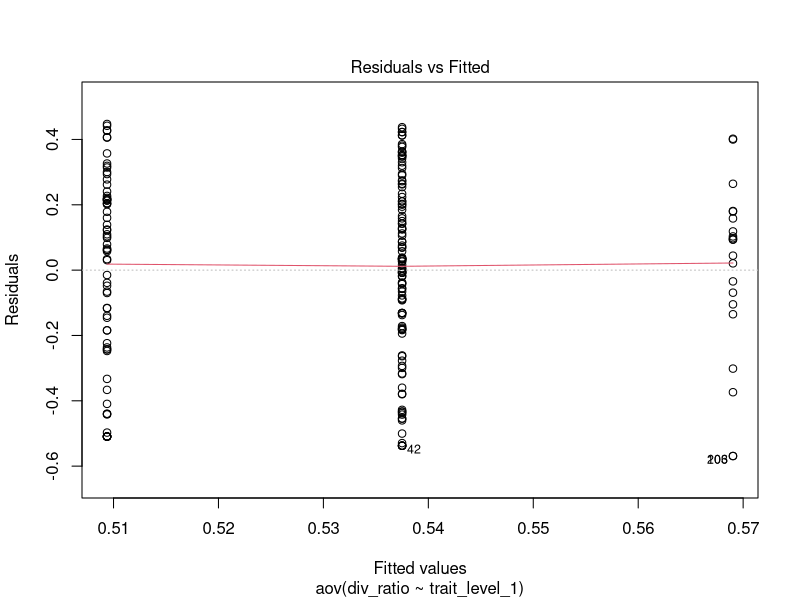
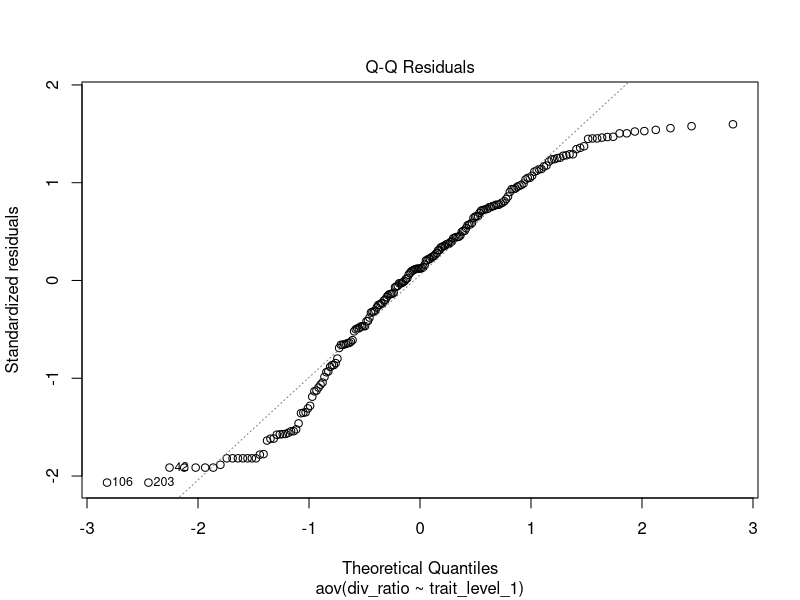
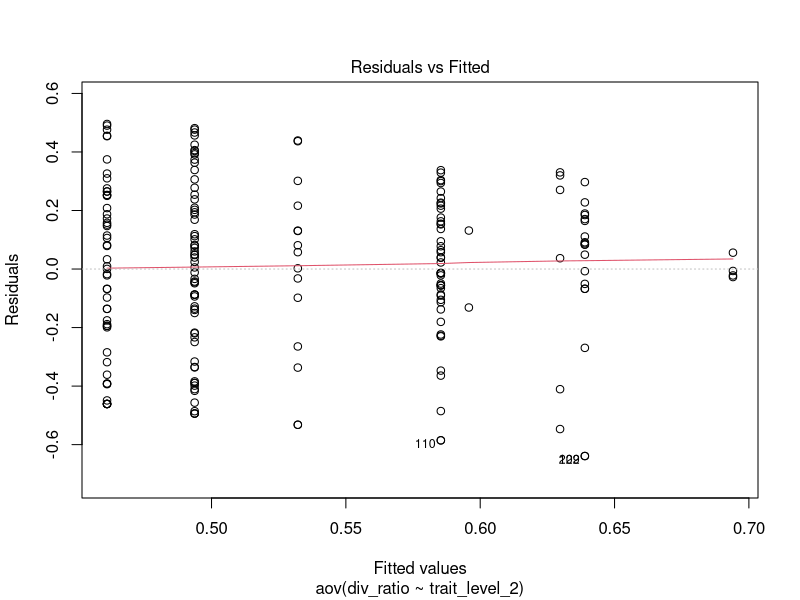
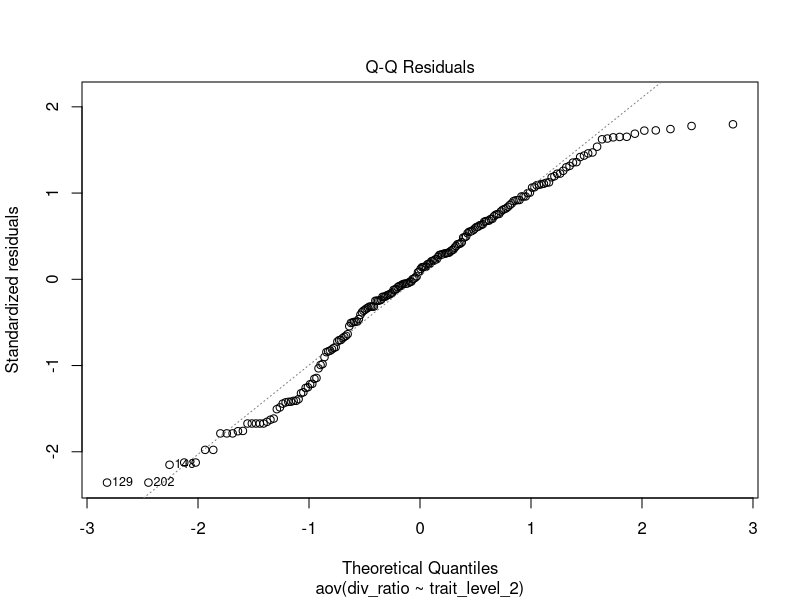
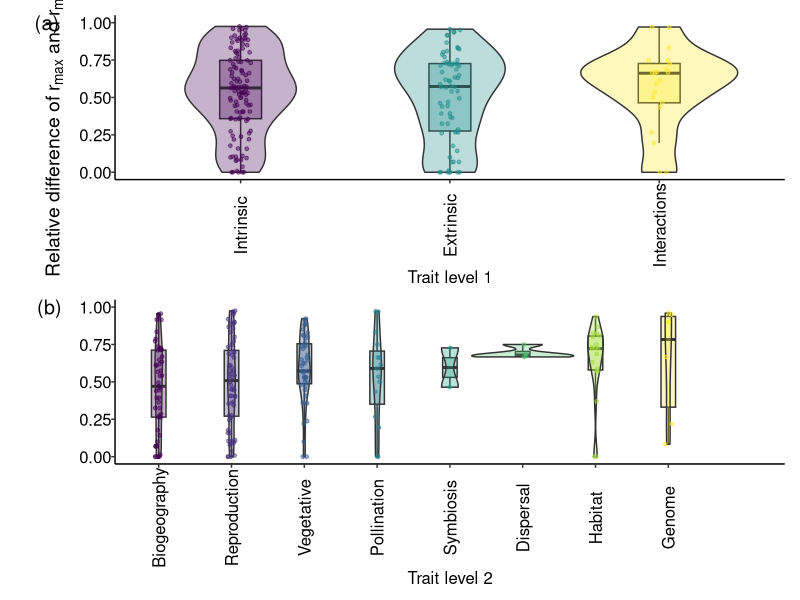
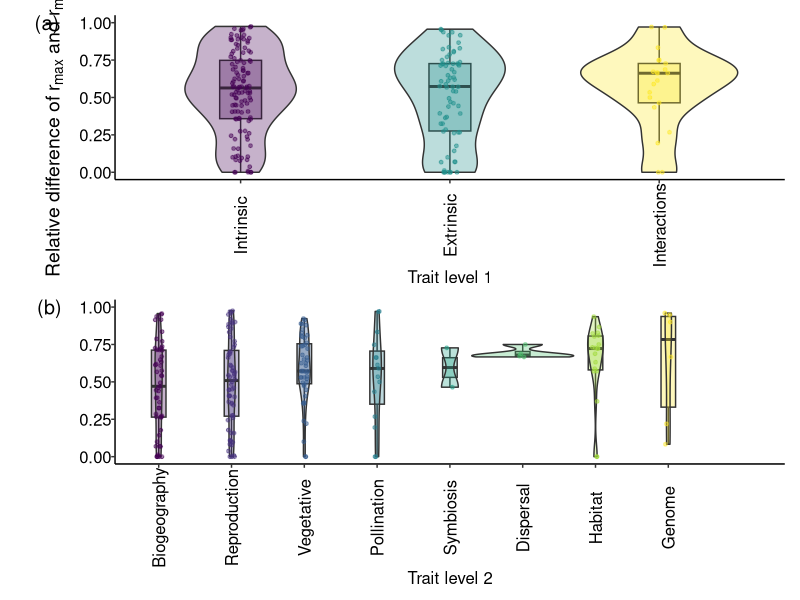

These charts were generated, in order, by the following R code:
###
# Violin plot of div rates differences for trait categories
###

# Library
library(viridis)
library(tidyverse)
library(ggplot2)
library(ggridges)
library(patchwork)
library(dplyr)
library(RColorBrewer)

# theme
my_theme = theme(
  text = element_text(size = 12),
  axis.text = element_text(size = 12),
  axis.title.x = element_blank(),
  axis.text.x=element_text(angle=90),
  #axis.ticks.x=element_blank(),
  axis.line.x = element_line(),
  axis.title.y = element_text(angle=90, size = 14, hjust = -1.5 , margin = margin(
    t = 0,
    r = 10,
    b = 0,
    l = 20
  )),
  axis.text.y = element_text(),
  axis.ticks.y = element_line(),
  axis.line.y = element_line(),
  legend.key = element_blank(),
  legend.title = element_blank(),
  legend.text = element_text(size = 12),
  legend.position = c(0.8, 0.9),
  panel.border = element_blank(),
  panel.grid.minor = element_blank(),
  panel.grid.major = element_blank(),
  panel.background = element_blank()
)

theme_set(my_theme)

#read in full data frame
df <-
  read.csv("data/sse_review_table - main_table.csv")

#choose the columns you want in model (plus study/model_no for formatting)
df <-
  df[, c(
    'study',
    'model_no',
    'sse_model',
    'trait_level_1',
    'trait_level_2',
#    'trait_level_3',
#    'trait_level_4',
    'div_inc',
    'div_rate',
    'age_inferred'
  )]

#only those where age was inferred
#dont need for ratio
#df<-df[df$age_inferred==1,]

#only those rows with div rate values (not NA)
df<-df[!is.na(df$div_rate),]

#remove combination from df
df<-df[df$trait_level_2!="Combination",]

#make new df with MuSSE and MuHiSSE only
df_muss<-df[df$sse_model=="MuSSE" | df$sse_model=="MuHiSSE",]
df_muss

#get max div rate in multistate models
max_muss<-df_muss %>% group_by(study,model_no) %>% slice_max(n = 1,
                                                 order_by = div_rate,
                                                 with_ties = F)

#get min div rate in multistate models
min_muss<-df_muss %>% group_by(study,model_no) %>% slice_min(n = 1,
                                                             order_by = div_rate,
                                                             with_ties = F)

#combine min and max rates so only extremes per multistate model
df_muss_minmax<-rbind(data.frame(max_muss),data.frame(min_muss))

#remove MuSSE and MuHiSSE studies from df
df<-df[df$sse_model!="MuSSE",]
df<-df[df$sse_model!="MuHiSSE",]

#add reduced MuSSE rows with min and max values only
df<-rbind(df,df_muss_minmax)

#empty matrix to store data
rats <- matrix(nrow = 0, ncol = 4)

#loop through studies
for (i in 1:length(unique(df$study))) {
  #make subset dataframe for study
  temp_df <- df[df$study == unique(df$study)[i],]

  #loop through models in study
  for (j in 1:length(unique(temp_df$model_no))) {
    #make subset dataframe for model
    temp_mod_df <-
      temp_df[temp_df$model_no == unique(temp_df$model_no)[j],]

    #IF BOTH +VE
    if (temp_mod_df$div_rate[which.max(temp_mod_df$div_rate)] > 0 &&
        temp_mod_df$div_rate[which.min(temp_mod_df$div_rate)] > 0) {
      cat(temp_mod_df$study[1], "is both +VE")
      writeLines("")

      #abs(x-y)
      rat_val <-
        (temp_mod_df$div_rate[which.max(temp_mod_df$div_rate)] - temp_mod_df$div_rate[which.min(temp_mod_df$div_rate)]) /

        #max(abs(x),abs(y))
        temp_mod_df$div_rate[which.max(temp_mod_df$div_rate)]

      #make data frame
      stu_sta_rat <-
        data.frame(
          temp_mod_df$study[which.max(temp_mod_df$div_rate)],
          temp_mod_df$trait_level_1[which.max(temp_mod_df$div_rate)],
          temp_mod_df$trait_level_2[which.max(temp_mod_df$div_rate)],
          as.numeric(rat_val)
        )

    } else if (temp_mod_df$div_rate[which.max(temp_mod_df$div_rate)] < 0 &&
          temp_mod_df$div_rate[which.min(temp_mod_df$div_rate)] < 0) {

        #IF BOTH -VE
        cat(temp_mod_df$study[1], "is both -VE")
        writeLines("")

        #remove
        rat_val <-  999

        #make data frame
        stu_sta_rat <-
          data.frame(
            temp_mod_df$study[which.max(temp_mod_df$div_rate)],
            temp_mod_df$trait_level_1[which.max(temp_mod_df$div_rate)],
            temp_mod_df$trait_level_2[which.max(temp_mod_df$div_rate)],
            as.numeric(rat_val)
          )

      } else {

        #IF ONE -VE
        #abs(x-y)/max(x,y)
        cat(temp_mod_df$study[1], "is at least one -VE")
        writeLines("")

        #remove
        rat_val <-  999

        #make data frame
        stu_sta_rat <-
          data.frame(
            temp_mod_df$study[which.max(temp_mod_df$div_rate)],
            temp_mod_df$trait_level_1[which.max(temp_mod_df$div_rate)],
            temp_mod_df$trait_level_2[which.max(temp_mod_df$div_rate)],
            as.numeric(rat_val)
          )

      }

    #bind data frame to template
    rats <- rbind(rats, stu_sta_rat)

    }

}

#replace placeholder values with NA
rats$as.numeric.rat_val.[grepl(999,rats$as.numeric.rat_val.)]<-NA

#rename for ease
df2<-rats
colnames(df2)<-c("study","trait_level_1","trait_level_2","div_ratio")
#view(df2)

#change to factor for sorting
df2$trait_level_1<-as.factor(df2$trait_level_1)
df2$trait_level_2<-as.factor(df2$trait_level_2)

#number of models
df_no_na<-na.omit(df2)
length(df_no_na$div_ratio)
length(unique(df_no_na$study))


#####
# Stats trait level 1
#####

# Compute the analysis of variance
res.aov <- aov(div_ratio ~ trait_level_1, data = na.omit(df2))

# Summary of the analysis
summary(res.aov)

# Homogeneity of variances
plot(res.aov, 1)

# Normality
plot(res.aov, 2)

# Extract the residuals
aov_residuals <- residuals(object = res.aov)

# Run Shapiro-Wilk test
shapiro.test(x = aov_residuals )

#
kruskal.test(div_ratio ~ trait_level_1, data = df2)

#pairwise non-parametric
pairwise.wilcox.test(df2$div_ratio, df2$trait_level_1,
                     p.adjust.method = "BH")

#####
# Boxplots trait level 1
#####

#order factors for plot
library(forcats)
df3 <-df2 %>% mutate(trait_level_1 = fct_relevel(trait_level_1,
                                                 "Intrinsic",
                                                 "Extrinsic",
                                                 "Interactions"))

p1 <- ggplot(df3, aes(
  x = trait_level_1,
  y = div_ratio,
  fill = trait_level_1
)) + geom_boxplot(outlier.shape = NA, width = 0.2) +
  geom_violin(width=0.75) +
  geom_jitter(
    aes(color = trait_level_1),
    size = 1,
    alpha = 0.5,
    width = 0.05,
    height = 0
  ) +
  theme(legend.position = "none",
        axis.title.x = element_text(vjust = 0.3)) +
  scale_y_continuous(name="") +
  scale_x_discrete(name = "Trait level 1") +
  scale_fill_viridis(discrete = TRUE, alpha = 0.3) +
  scale_color_viridis(discrete = TRUE, alpha = 0.8)  +
  annotate(geom="text", x=0.075, y=1, label="(a)",size=5) +
  coord_cartesian(ylim = c(0.001,1),
                  xlim = c(1, 3),
                  clip = 'off')

#####
# Stats trait level 2
#####

# Compute the analysis of variance
res.aov <- aov(div_ratio ~ trait_level_2, data = na.omit(df2))

# Summary of the analysis
summary(res.aov)

# Homogeneity of variances
plot(res.aov, 1)

# Normality
plot(res.aov, 2)

# Extract the residuals
aov_residuals <- residuals(object = res.aov)

# Run Shapiro-Wilk test
shapiro.test(x = aov_residuals )

#
kruskal.test(div_ratio ~ trait_level_2, data = df2)

#pairwise non-parametric
pairwise.wilcox.test(df2$div_ratio, df2$trait_level_2,
                     p.adjust.method = "BH")

#####
# Boxplots trait level 2
#####

df4 <-df2 %>% mutate(trait_level_2 = fct_relevel(trait_level_2,
                                        "Biogeography",
                                        "Reproduction",
                                        "Vegetative",
                                        "Pollination",
                                        "Symbiosis",
                                        "Dispersal",
                                        "Habitat",
                                        "Genome"
))

p2 <- ggplot(df4, aes(
  x = factor(trait_level_2),
  y = div_ratio,
  fill = trait_level_2
)) + geom_boxplot(outlier.shape = NA, width = 0.2) +
  geom_violin(width=1.4) +
  geom_jitter(
    aes(color = trait_level_2),
    size = 1,
    alpha = 0.5,
    width = 0.05,
    height = 0
  ) +
  theme(legend.position = "none",
        axis.title.x = element_text(vjust = 0.2),
        axis.text.x = element_text(angle=90)) +
        scale_y_continuous() +
  scale_x_discrete(name = "Trait level 2") +
  scale_fill_viridis(discrete = TRUE, alpha = 0.3) +
  scale_color_viridis(discrete = TRUE, alpha = 0.8) +
  annotate(geom="text", x=-0.5, y=1, label="(b)",size=5) +
  coord_cartesian(ylim = c(0.001,1),
                  xlim = c(1, 9),
                  clip = 'off') +
  ylab(bquote(Relative~difference~of~r[max]~and~r[min]))

###
#arrange plots together
###

p1 / p2

ggsave("figures/violins_reldiffs_both_pos.png",
       width = 30,
       height = 20,
       units = 'cm')

#how many models used?
table(is.na(rats$as.numeric.rat_val.))[1]
table(is.na(df3$div_ratio))[1]
table(is.na(df4$div_ratio))[1]

#how many studies?
str(na.omit(df3))
df5<-na.omit(df3)
length(unique(df5$study))
